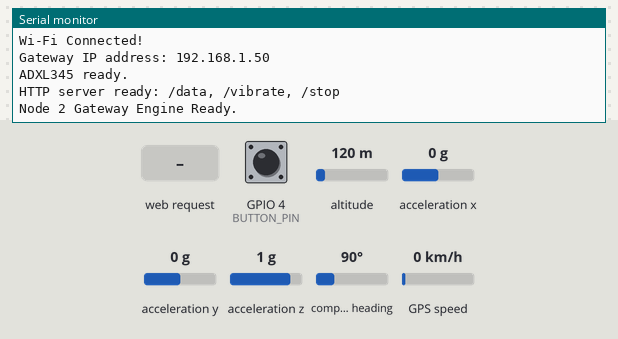
A sketch run on a simulated ESP32. On the bench: the last lines printed to the serial monitor. The inputs (shaded band) are chosen by the test bench; at power-on: GPIO 4 (BUTTON_PIN) HIGH, altitude 120 m, acceleration x 0 g, acceleration y 0 g, acceleration z 1 g, compass heading 90°, GPS speed 0 km/h. WiFi joins after 1.5 s; servers stay silent unless stated; the GPS gets a fix after 3 s at 37.7749, -122.4194 with 8 satellites.

Above: at 3.0 s.
3.1 s: GPIO 4 (BUTTON_PIN) pulled LOW for 0.15 s
At 4.3 s:
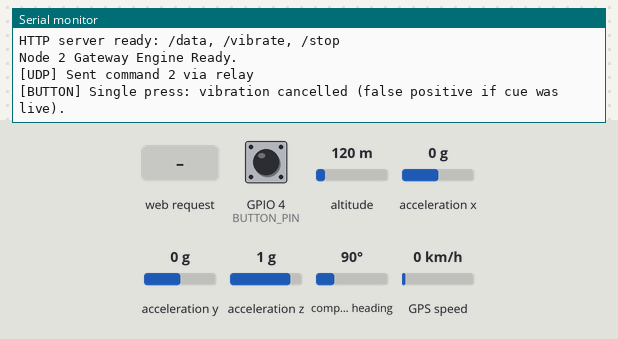
4.7 s: HTTP request GET /vibrate received
At 5.6 s:
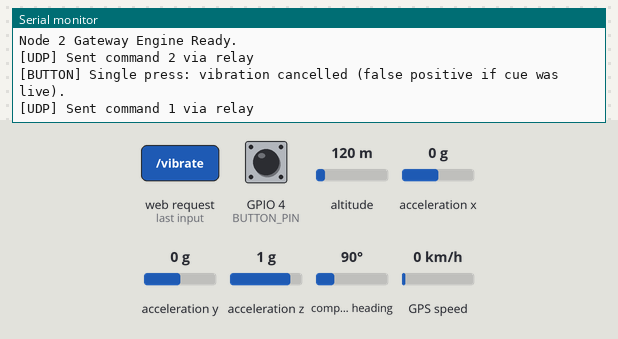
6.2 s: GPIO 4 (BUTTON_PIN) pulsed LOW 2 times (0.12 s each, 0.3 s apart)
At 6.9 s:
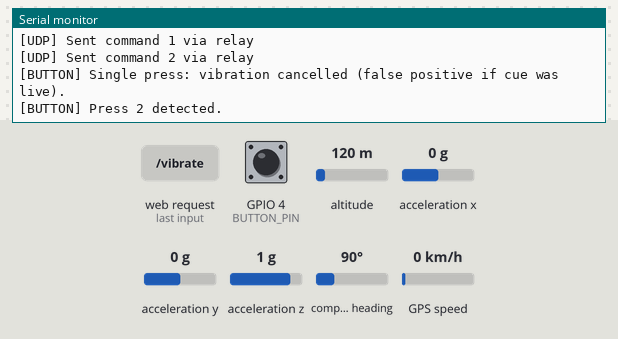
9.0 s: GPIO 4 (BUTTON_PIN) pulsed LOW 5 times (0.12 s each, 0.3 s apart)
At 11.9 s:
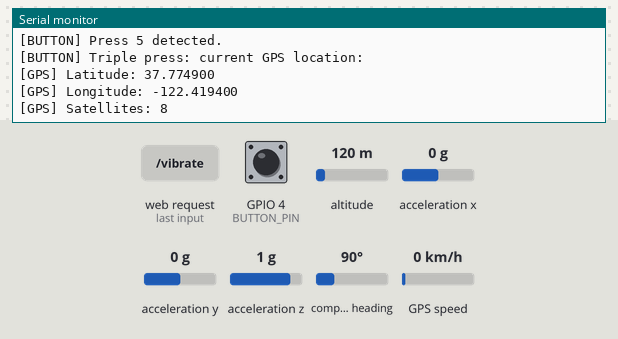
Timing chart, 0 to 13.4 s (numbered marks = the images above; inputs shaded):
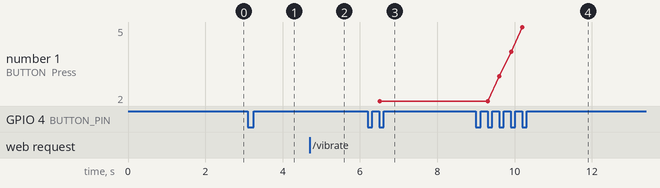

Measured:
- after the input at 3.1 s, the serial monitor: prints a new line at once (image 1)
- after the input at 4.7 s, the serial monitor: prints a new line at once (image 2)
- after the input at 6.2 s, the serial monitor: prints a new line at once (image 3)
- after the input at 9.0 s, the serial monitor: prints a new line after 0.61 s (image 4)
- plotted number 1: 2 → 5 after the input at 9.0 s

The sketch:

node2_gateway.ino
```cpp
#include <WiFi.h>
#include <WiFiUdp.h>
#include <WebServer.h>
#include <HTTPClient.h>
#include <TinyGPS++.h>
#include <Wire.h>
#include <Adafruit_Sensor.h>
#include <Adafruit_ADXL345_U.h>
#include <math.h>

// --- WIFI & ALERT SETTINGS ---
const char* ssid = "Saju";
const char* password = "sajusaju";
String alertURL = "http://maker.ifttt.com/trigger/patient_emergency/with/key/YOUR_IFTTT_KEY";

// --- UDP NETWORKING ---
WiFiUDP udp;
const int relayCmdPort = 9999;  // laptop relay forwards commands to Node 1

// Laptop running `python -m unoq.service`: receives telemetry, relays cue
// commands to Node 1, hosts the dashboard.
IPAddress laptopIP(10, 28, 43, 66);
const int dashboardPort = 5005;
uint32_t dashSeq = 0;
unsigned long lastDashTx = 0;

// --- HARDWARE PINS ---
#define BUTTON_PIN 4
#define GPS_RX_PIN 16
#define GPS_TX_PIN 17
// ADXL345 on default I2C (SDA 21, SCL 22)

TinyGPSPlus gps;
HardwareSerial gpsSerial(2);
Adafruit_ADXL345_Unified adxl = Adafruit_ADXL345_Unified(12345);

WebServer server(80);

// --- FOG PREDICTION PARAMETERS ---
float legMotion = 0.0;
float accMag = 0.0;  // gravity-compensated acceleration magnitude

// Latest accelerometer sample + batch uplinked to the dashboard (~100 Hz)
float ax = 0, ay = 0, az = 0;
#define IMU_BATCH_MAX 16
float imuBatch[IMU_BATCH_MAX][6];
int imuCount = 0;
unsigned long lastSample = 0;

// Thresholds
float LEG_WALK_THRESHOLD = 0.40;
#define FREEZE_CONFIRM_TIME 1000
#define CUE_DURATION_MS 4000      // mirror of Node 1 VIBRATION_DURATION

enum GaitState { STATE_IDLE, STATE_WALKING };
GaitState gaitState = STATE_IDLE;

bool possibleFreeze = false;
unsigned long freezeTimer = 0;
bool fogAlertPending = false;
unsigned long lastButtonPress = 0;
unsigned long lastSequencePress = 0;
uint8_t buttonPressCount = 0;
bool lastButtonState = HIGH;

// Cue bookkeeping (mirrors Node 1's vibration window for the dashboard)
unsigned long cueActiveUntil = 0;
unsigned long cueStartMs = 0;

#define BUTTON_DEBOUNCE_MS 40
#define MULTIPRESS_WINDOW_MS 1000

void sendVibrationCommand(int command);
void cueStart(const char* cause);
void cueStop(const char* cause);
void dashboardSend(String extra = "");
void printCurrentLocation();

void setup() {
  Serial.begin(115200);

  gpsSerial.begin(9600, SERIAL_8N1, GPS_RX_PIN, GPS_TX_PIN);
  pinMode(BUTTON_PIN, INPUT_PULLUP);

  // Connect to Wi-Fi
  Serial.println("Connecting to Wi-Fi...");
  WiFi.persistent(false);
  WiFi.mode(WIFI_STA);
  WiFi.setAutoReconnect(true);
  WiFi.disconnect(true);
  delay(300);
  WiFi.begin(ssid, password);

  const unsigned long wifiStart = millis();
  wl_status_t lastStatus = WL_NO_SHIELD;
  while (WiFi.status() != WL_CONNECTED && millis() - wifiStart < 20000) {
    wl_status_t status = WiFi.status();
    if (status != lastStatus) {
      Serial.printf("\nWi-Fi status: %d", status);
      lastStatus = status;
    }
    Serial.print(".");
    delay(500);
  }

  if (WiFi.status() == WL_CONNECTED) {
    Serial.println("\nWi-Fi Connected!");
    Serial.print("Gateway IP address: ");
    Serial.println(WiFi.localIP());
  } else {
    Serial.printf("\nWi-Fi connection timed out; final status: %d\n", WiFi.status());
    Serial.println("Please check SSID/password and ensure 2.4GHz network.");
  }

  // Initialize accelerometer (ADXL345, I2C 0x53)
  Wire.begin();
  if (!adxl.begin()) {
    Serial.println("ERROR: ADXL345 not detected! Check I2C wiring.");
    while (1) { delay(1000); }
  }
  adxl.setRange(ADXL345_RANGE_4_G);
  adxl.setDataRate(ADXL345_DATARATE_100_HZ);
  Serial.println("ADXL345 ready.");

  // HTTP WebServer Endpoints for debugging and control
  server.on("/data", HTTP_GET, []() {
    String json = "{\"legMotion\":" + String(legMotion, 4) +
                  ",\"accMag\":" + String(accMag, 4) +
                  ",\"gaitState\":" + String((int)gaitState) +
                  ",\"cueActive\":" + String(millis() < cueActiveUntil ? 1 : 0) +
                  ",\"wifi\":\"" + WiFi.localIP().toString() + "\"}";
    server.send(200, "application/json", json);
  });

  server.on("/vibrate", HTTP_GET, []() {
    cueStart("remote");
    server.send(200, "text/plain", "Node 1 vibration command sent");
  });

  server.on("/stop", HTTP_GET, []() {
    cueStop("remote");
    server.send(200, "text/plain", "Node 1 vibration stop command sent");
  });

  server.begin();
  Serial.println("HTTP server ready: /data, /vibrate, /stop");
  Serial.println("Node 2 Gateway Engine Ready.");
}

// ---------------------------------------------------------------------------
// Dashboard uplink helpers
// ---------------------------------------------------------------------------

// pFOG shown on the dashboard: ramps 0 -> 1 across the freeze-confirm window,
// held at 1 while a cue is active.
float dashPfog() {
  if (millis() < cueActiveUntil) return 1.0f;
  if (possibleFreeze) {
    return min(1.0f, (millis() - freezeTimer) / (float)FREEZE_CONFIRM_TIME);
  }
  return 0.0f;
}

const char* dashState() {
  if (millis() < cueActiveUntil) return "CUEING";
  return gaitState == STATE_WALKING ? "WALKING" : "IDLE";
}

// Send a JSON telemetry packet to the laptop ingest (:5005).
// `extra` is an optional raw JSON fragment appended before the closing brace,
// e.g. ",\"event\":{\"type\":\"cue_start\",...}".
void dashboardSend(String extra) {
  String j = "{\"seq\":" + String(dashSeq++) +
             ",\"t_ms\":" + String(millis()) +
             ",\"fi\":" + String(legMotion, 4) +
             ",\"pfog\":" + String(dashPfog(), 3) +
             ",\"state\":\"" + String(dashState()) + "\"" +
             ",\"acc_mag\":" + String(accMag, 4) +
             ",\"imu\":[";
  for (int i = 0; i < imuCount; i++) {
    if (i) j += ",";
    j += "[" + String(imuBatch[i][0], 3) + "," + String(imuBatch[i][1], 3) + "," +
         String(imuBatch[i][2], 3) + ",0,0,0]";
  }
  j += "]";
  if (gps.location.isValid()) {
    j += ",\"gps\":[" + String(gps.location.lat(), 6) + "," +
         String(gps.location.lng(), 6) + "]";
  }
  j += extra + "}";
  udp.beginPacket(laptopIP, dashboardPort);
  udp.print(j);
  udp.endPacket();
  imuCount = 0;
}

// Send a cue command to Node 1 through the laptop relay (:9999).
void sendVibrationCommand(int command) {
  struct { int cmd; } cueCmd;
  cueCmd.cmd = command;
  udp.beginPacket(laptopIP, relayCmdPort);
  udp.write((uint8_t *)&cueCmd, sizeof(cueCmd));
  udp.endPacket();
  Serial.printf("[UDP] Sent command %d via relay\n", command);
}

// Start a vibration cue on Node 1 and report cue_start to the dashboard.
// cause: "emergency" | "manual" | "remote"
void cueStart(const char* cause) {
  sendVibrationCommand(1);
  cueStartMs = millis();
  cueActiveUntil = cueStartMs + CUE_DURATION_MS;
  dashboardSend(",\"event\":{\"type\":\"cue_start\",\"modality\":1,\"cause\":\"" +
                String(cause) + "\"}");
}

// Stop the cue on Node 1 and report cue_stop (+recovery_ms) to the dashboard.
void cueStop(const char* cause) {
  sendVibrationCommand(2);
  unsigned long recovery = millis() - cueStartMs;
  cueActiveUntil = 0;
  dashboardSend(",\"recovery_ms\":" + String(recovery) +
                ",\"event\":{\"type\":\"cue_stop\",\"modality\":1,\"cause\":\"" +
                String(cause) + "\"}");
}

// ---------------------------------------------------------------------------

void readAccelerometer() {
  sensors_event_t event;
  adxl.getEvent(&event);
  ax = event.acceleration.x;
  ay = event.acceleration.y;
  az = event.acceleration.z;

  // Gravity-compensated magnitude: deviation from ~1 g.
  float mag = sqrt(ax * ax + ay * ay + az * az);
  accMag = fabs(mag - 9.81f);
  legMotion = accMag;
}

void runFOGDetection() {
  // 1. Is the leg currently moving above the threshold?
  if (legMotion > LEG_WALK_THRESHOLD) {
    gaitState = STATE_WALKING;
    possibleFreeze = false;
  }
  // 2. Motion has dropped below threshold. Were they walking previously?
  else {
    if (gaitState == STATE_WALKING) {
      if (!possibleFreeze) {
        possibleFreeze = true;
        freezeTimer = millis();
        Serial.println("[DETECTION] Sudden leg stop detected. Monitoring for FOG...");
      }

      // If low motion continues for FREEZE_CONFIRM_TIME duration
      if (millis() - freezeTimer >= FREEZE_CONFIRM_TIME) {
        Serial.println("\n*********************************************");
        Serial.println(" [ALARM] FREEZING OF GAIT DETECTED!");
        Serial.println("*********************************************\n");

        // Do not trigger automatic vibration while a button sequence is being
        // entered; a triple press must never be mistaken for a double press.
        if (buttonPressCount == 0) {
          cueStart("emergency"); // Trigger motor on Node 1 + dashboard event
        }

        fogAlertPending = true;
        gaitState = STATE_IDLE; // Reset state
        possibleFreeze = false;
      }
    }
  }
}

void sendAlert(String eventType) {
  if (WiFi.status() == WL_CONNECTED) {
    HTTPClient http;
    String finalURL = alertURL + "?value1=" + eventType;

    Serial.println("Sending Cloud Alert: " + finalURL);
    http.begin(finalURL);
    int code = http.GET();
    Serial.print("HTTP Result: "); Serial.println(code);
    http.end();
  }
}

void printCurrentLocation() {
  if (gps.location.isValid()) {
    Serial.print("[GPS] Latitude: ");
    Serial.println(gps.location.lat(), 6);
    Serial.print("[GPS] Longitude: ");
    Serial.println(gps.location.lng(), 6);
    Serial.printf("[GPS] Satellites: %lu\n", (unsigned long)gps.satellites.value());
  } else {
    Serial.println("[GPS] Location not available yet. Move outdoors and wait for a fix.");
    Serial.printf("[GPS] Characters processed: %lu, satellites: %lu\n",
                  (unsigned long)gps.charsProcessed(),
                  (unsigned long)gps.satellites.value());
  }
}

void handleButtonPresses() {
  bool buttonState = digitalRead(BUTTON_PIN);
  unsigned long now = millis();

  if (lastButtonState == HIGH && buttonState == LOW &&
      now - lastButtonPress >= BUTTON_DEBOUNCE_MS) {
    lastButtonPress = now;

    if (buttonPressCount == 0 || now - lastSequencePress > MULTIPRESS_WINDOW_MS) {
      buttonPressCount = 1;
      if (millis() < cueActiveUntil) {
        // Cancelling a live cue = patient says it was a false alarm.
        cueStop("cancelled");
        dashboardSend(",\"event\":{\"type\":\"label\",\"label\":\"FALSE_POSITIVE\"}");
      } else {
        sendVibrationCommand(2);
      }
      fogAlertPending = false;
      Serial.println("[BUTTON] Single press: vibration cancelled (false positive if cue was live).");
    } else {
      buttonPressCount++;
      Serial.printf("[BUTTON] Press %u detected.\n", buttonPressCount);
    }
    lastSequencePress = now;
  }
  lastButtonState = buttonState;

  // Wait one full window after the LAST press before classifying the sequence.
  if (buttonPressCount > 0 && now - lastSequencePress > MULTIPRESS_WINDOW_MS) {
    if (buttonPressCount == 2) {
      Serial.println("[BUTTON] Double press: manual cue = missed detection (false negative).");
      cueStart("manual");
      dashboardSend(",\"event\":{\"type\":\"label\",\"label\":\"FALSE_NEGATIVE\"}");
    } else if (buttonPressCount >= 3) {
      Serial.println("[BUTTON] Triple press: current GPS location:");
      printCurrentLocation();
    }
    buttonPressCount = 0;
  }
}

void loop() {
  // Handle HTTP requests (/data, /vibrate, /stop)
  server.handleClient();

  // Read accelerometer every loop pass (~10 ms tick)
  readAccelerometer();
  if (millis() - lastSample >= 10 && imuCount < IMU_BATCH_MAX) {
    lastSample = millis();
    imuBatch[imuCount][0] = ax;
    imuBatch[imuCount][1] = ay;
    imuBatch[imuCount][2] = az;
    imuCount++;
  }

  // Read GPS stream
  while (gpsSerial.available() > 0) {
    gps.encode(gpsSerial.read());
  }

  // Run single-sensor decision engine
  runFOGDetection();

  // Single = cancel vibration, double = 4-second manual cue,
  // triple = print GPS location.
  handleButtonPresses();

  // Node 1's 4 s vibration window expired without a cancel -> report cue_stop.
  if (cueActiveUntil && millis() >= cueActiveUntil) {
    unsigned long recovery = millis() - cueStartMs;
    cueActiveUntil = 0;
    dashboardSend(",\"recovery_ms\":" + String(recovery) +
                  ",\"event\":{\"type\":\"cue_stop\",\"modality\":1,\"cause\":\"auto_end\"}");
  }

  // Stream telemetry to the dashboard at 10 Hz.
  if (millis() - lastDashTx >= 100) {
    lastDashTx = millis();
    dashboardSend();
  }

  // Handle Cloud Dispatch
  if (fogAlertPending) {
    sendAlert("FOG_PREDICTED");
    fogAlertPending = false;
  }
  delay(10); // Small delay to prevent watchdog timer resets
}
```
